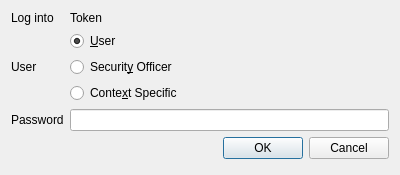
<?xml version="1.0" encoding="UTF-8"?>
<ui version="4.0">
 <author>Richard Collins &lt;richard.collins@bristol.ac.uk&gt;</author>
 <comment>Copyright (C) University of Bristol 2017
   This Source Code Form is subject to the terms of the Mozilla Public License, v. 2.0. 
   If a copy of the MPL was not distributed with this file, You can obtain one at https://mozilla.org/MPL/2.0/.
   See LICENSE file for details.</comment>
 <class>HSMPinDialog</class>
 <widget class="QDialog" name="HSMPinDialog">
  <property name="windowModality">
   <enum>Qt::NonModal</enum>
  </property>
  <property name="geometry">
   <rect>
    <x>0</x>
    <y>0</y>
    <width>400</width>
    <height>175</height>
   </rect>
  </property>
  <property name="windowTitle">
   <string>Login to HSM Token</string>
  </property>
  <property name="modal">
   <bool>true</bool>
  </property>
  <layout class="QFormLayout" name="formLayout">
   <item row="4" column="1">
    <widget class="QLineEdit" name="password">
     <property name="echoMode">
      <enum>QLineEdit::Password</enum>
     </property>
    </widget>
   </item>
   <item row="5" column="1">
    <widget class="QDialogButtonBox" name="buttonBox">
     <property name="sizePolicy">
      <sizepolicy hsizetype="Expanding" vsizetype="Fixed">
       <horstretch>0</horstretch>
       <verstretch>0</verstretch>
      </sizepolicy>
     </property>
     <property name="orientation">
      <enum>Qt::Horizontal</enum>
     </property>
     <property name="standardButtons">
      <set>QDialogButtonBox::Cancel|QDialogButtonBox::Ok</set>
     </property>
    </widget>
   </item>
   <item row="4" column="0">
    <widget class="QLabel" name="label">
     <property name="text">
      <string>Password</string>
     </property>
    </widget>
   </item>
   <item row="1" column="1">
    <widget class="QRadioButton" name="userTypeUser">
     <property name="text">
      <string>&amp;User</string>
     </property>
     <property name="icon">
      <iconset theme="user">
       <normaloff>.</normaloff>.</iconset>
     </property>
     <property name="checked">
      <bool>true</bool>
     </property>
     <attribute name="buttonGroup">
      <string notr="true">userType</string>
     </attribute>
    </widget>
   </item>
   <item row="2" column="1">
    <widget class="QRadioButton" name="userTypeSO">
     <property name="text">
      <string>Securit&amp;y Officer</string>
     </property>
     <property name="icon">
      <iconset theme="dialog-warning">
       <normaloff>.</normaloff>.</iconset>
     </property>
     <attribute name="buttonGroup">
      <string notr="true">userType</string>
     </attribute>
    </widget>
   </item>
   <item row="3" column="1">
    <widget class="QRadioButton" name="userTypeCS">
     <property name="text">
      <string>Conte&amp;xt Specific</string>
     </property>
     <property name="icon">
      <iconset theme="dialog-question">
       <normaloff>.</normaloff>.</iconset>
     </property>
     <attribute name="buttonGroup">
      <string notr="true">userType</string>
     </attribute>
    </widget>
   </item>
   <item row="2" column="0">
    <widget class="QLabel" name="label_2">
     <property name="text">
      <string>User</string>
     </property>
    </widget>
   </item>
   <item row="0" column="1">
    <widget class="QLabel" name="tokenLabel">
     <property name="text">
      <string>Token</string>
     </property>
    </widget>
   </item>
   <item row="0" column="0">
    <widget class="QLabel" name="label_4">
     <property name="text">
      <string>Log into</string>
     </property>
    </widget>
   </item>
  </layout>
 </widget>
 <resources/>
 <connections>
  <connection>
   <sender>buttonBox</sender>
   <signal>accepted()</signal>
   <receiver>HSMPinDialog</receiver>
   <slot>accept()</slot>
   <hints>
    <hint type="sourcelabel">
     <x>248</x>
     <y>254</y>
    </hint>
    <hint type="destinationlabel">
     <x>157</x>
     <y>274</y>
    </hint>
   </hints>
  </connection>
  <connection>
   <sender>buttonBox</sender>
   <signal>rejected()</signal>
   <receiver>HSMPinDialog</receiver>
   <slot>reject()</slot>
   <hints>
    <hint type="sourcelabel">
     <x>316</x>
     <y>260</y>
    </hint>
    <hint type="destinationlabel">
     <x>286</x>
     <y>274</y>
    </hint>
   </hints>
  </connection>
 </connections>
 <buttongroups>
  <buttongroup name="userType"/>
 </buttongroups>
</ui>
